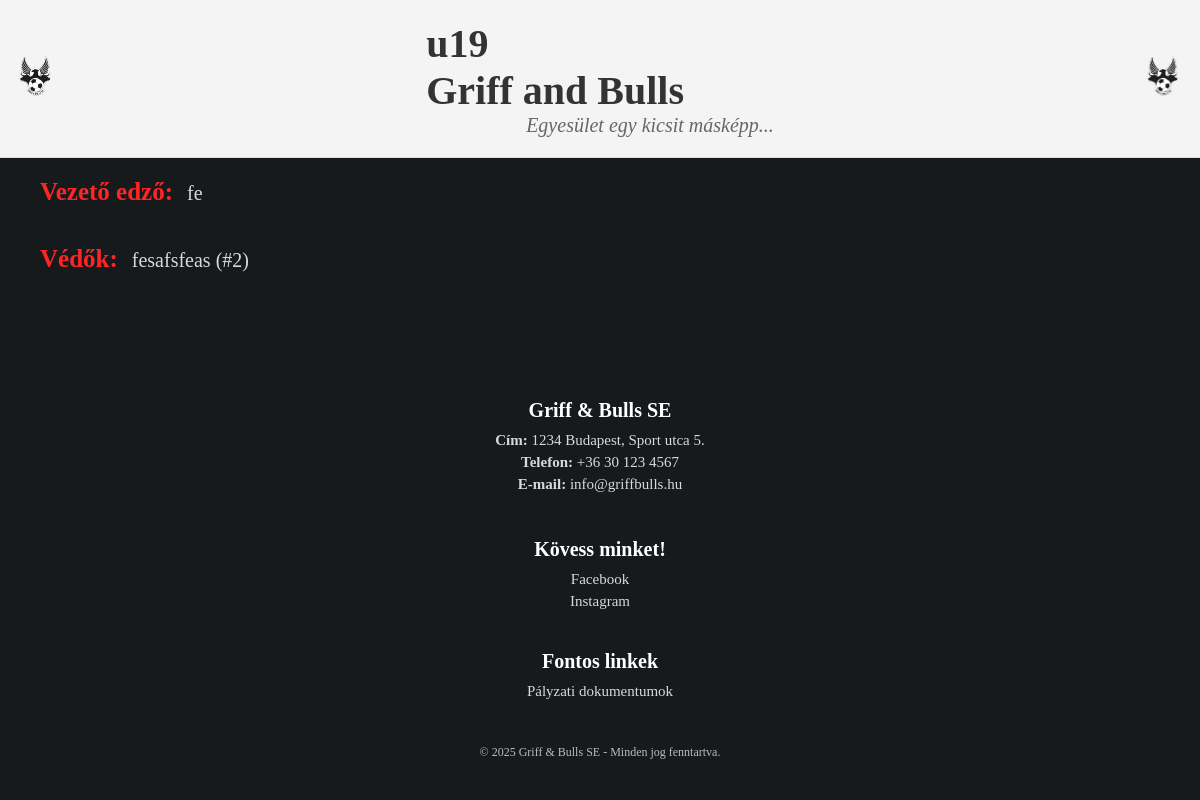
Screenshot of /csapatok/korosztaly/u19/ with the database file from the repository.
### hirek/models.py (models this page shows, shortened)
class Korosztaly(models.Model):
    nev = models.CharField(max_length=250, unique=True)
    slug = models.SlugField(max_length=50, unique=True)
    vezeto_edzo = models.CharField(max_length=250)
    asszisztens_edzo = models.CharField(max_length=250, blank=True)
    banner_kep = models.ImageField(upload_to='korosztaly_banner/', blank=True, null=True)
    class Meta:
        verbose_name = "Korosztaly"
        verbose_name_plural = "Korosztalyok"
    def __str__(self):
        return self.nev

class Jatekos(models.Model):
    POSZT_CHOICES = [
        ('K', 'Kapus'),
        ('V', 'Védő'),
        ('KP', 'Középpályás'),
        ('T', 'Támadó'),
    ]
    nev = models.CharField(max_length=250)
    korosztaly = models.ForeignKey(Korosztaly, on_delete=models.CASCADE, related_name='jatekosok')
    poszt = models.CharField(max_length=2, choices=POSZT_CHOICES)
    mezszam = models.PositiveSmallIntegerField(blank=True, null=True)
    class Meta:
        verbose_name = "Jatekos"
        verbose_name_plural = "Jatekosok"

### hirek/views.py (the view)
# urls.py: path("csapatok/korosztaly/<slug:korosztaly_slug>/", korosztaly, name='korosztaly'),
def korosztaly(request, korosztaly_slug: str):
    korosztaly = get_object_or_404(Korosztaly, slug=korosztaly_slug)
    jatekosok = korosztaly.jatekosok.all()
    posztok = {
        'Kapusok': jatekosok.filter(poszt='K'),
        'Védők': jatekosok.filter(poszt='V'),
        'Középpályások': jatekosok.filter(poszt='KP'),
        'Támadók': jatekosok.filter(poszt='T'),
    }
    context = {
        'korosztaly': korosztaly,
        'posztok': posztok,
    }
    return render(request, "hirek/korosztaly.html", context)

### hirek/templates/hirek/korosztaly.html (shortened to what this page needs)
{% load static %}
<!DOCTYPE html>
<html lang="en">
  <head>
    <link rel="stylesheet" href="{% static 'hirek/style_csapatok.css' %}" />
    <link rel="stylesheet" href="{% static 'hirek/footer.css' %}" />
  </head>
  <body>
    <header>
    <img class="gab_feher_bal" src="{% static 'hirek/gab_feher.png' %}" alt="GAB Fehér">
      <div class="header-text">
        <h1>{{ korosztaly }}</h1>
        <h1>Griff and Bulls</h1>
        <p>Egyesület egy kicsit másképp...</p>
      </div>
    <img class="gab_feher_jobb" src="{% static 'hirek/gab_feher.png' %}" alt="GAB Fehér">
    </header>
    <nav>
      <ul>
        <li><a href="{% url 'fooldal' %}">Vissza a főoldalra</a></li>
        <li><a href="{% url 'csapatok' %}">Többi csapat</a></li>
      </ul>
    </nav>
    <main class="csapatok-container">
      <div class="edzok-section">
        <h2>Vezető edző:</h2>
        <p>{{ korosztaly.vezeto_edzo }}</p>
      </div>
      {% for poszt, jatekos_lista in posztok.items %}
        {% if jatekos_lista %}
          <div class="poszt-section">
            <h2 class="poszt">{{ poszt }}:</h2>
            <p>
              {% for jatekos in jatekos_lista %}
                {{ jatekos.nev }}{% if jatekos.mezszam %} (#{{ jatekos.mezszam }}){% endif %}{% if not forloop.last %}, {% endif %}
              {% endfor %}
            </p>
          </div>
        {% endif %}
      {% endfor %}
    </main>
    <footer>
      <div class="footer-container">
        <div class="footer-info">
          <h3>Griff & Bulls SE</h3>
          <p><strong>Cím:</strong> 1234 Budapest, Sport utca 5.</p>
          <p><strong>Telefon:</strong> +36 30 123 4567</p>
          <p><strong>E-mail:</strong> info@griffbulls.hu</p>
        </div>
        <section class="footer_kapcsolat," id="kapcsolat">
          <div class="footer-socials">
            <h3>Kövess minket!</h3>
            <a
              href="https://www.facebook.com/p/Griff-Bulls-SE-100057331514748/"
              target="_blank"
              >Facebook</a
            >
            <a
              href="https://www.instagram.com/griff_and_bulls_se?utm_source=ig_web_button_share_sheet&igsh=ZDNlZDc0MzIxNw=="
              target="_blank"
              >Instagram</a
            >
          </div>
        </section>
        <div class="footer-links">
          <h3>Fontos linkek</h3>
          <a href="palyazat.html">Pályzati dokumentumok</a>
        </div>
      </div>
      <p class="footer-copy">
        © 2025 Griff & Bulls SE - Minden jog fenntartva.
      </p>
    </footer>
  </body>
</html>

### hirek/static/hirek/style_csapatok.css (style rules this page uses)
* { margin: 0; padding: 0; box-sizing: border-box; }
header { display: flex; align-items: center; justify-content: center; background-color: #f4f4f4; padding: 20px; border-bottom: 1px solid #ddd; position: fixed; top: 0; left: 0; width: 100%; z-index: 1000; transition: all 0.3s ease; }
body { padding-top: 80px; }
body { padding-top: 100px; background-color: #161a1d; }
header img { height: 60px; margin: 0 10px; }
header h1 { font-size: 40px; color: #333; margin: 0; }
header p { font-size: 20px; color: #666; font-style: italic; padding-left: 100px; }
.gab_feher_bal, .gab_feher_jobb { position: absolute; height: 60px; margin-left: 15px; margin-right: 15px; }
.gab_feher_bal { left: 0; }
.gab_feher_jobb { right: 0; }
main.csapatok-container { padding-top: 10px; padding-left: 40px; margin: 0; text-align: left; }
.edzok-section { margin-bottom: 30px; }
.poszt-section { margin-bottom: 15px; }
.edzok-section, .poszt-section { text-align: left; }
.edzok-section h2, .poszt-section h2 { font-size: 25px; color: rgb(255, 37, 37); margin-bottom: 8px; display: inline-block; margin-right: 10px; }
.edzok-section p, .poszt-section p { font-size: 20px; color: #D9D9D9; line-height: 1.6; text-align: left; margin: 0; display: inline-block; }
.poszt { color: #FF6B6B; }
nav { margin-top: 10px; background-color: #161A1D; padding: 10px 40px; }
nav ul { list-style-type: none; margin: 0; padding: 0; display: flex; justify-content: flex-start; gap: 20px; }
nav ul li a { color: whitesmoke; text-decoration: none; font-size: 18px; transition: color 0.2s ease; background-color: darkred; padding: 8px 16px; border-radius: 20px; display: inline-block; }

### hirek/static/hirek/footer.css (style rules this page uses)
footer { padding: 20px 0; padding-top: 100px; background-color: #161a1d; color: white; text-align: center; border-top: 3px solid #161a1d; }
.footer-container { display: flex; justify-content: space-around; flex-wrap: wrap; max-width: 80%; margin: 0 auto; gap: 20px; }
.footer-info, .footer-socials, .footer-links { flex: 1; min-width: 200px; }
.footer-info h3, .footer-socials h3, .footer-links h3 { font-size: 20px; margin-bottom: 10px; }
.footer-info p, .footer-socials a, .footer-links a { font-size: 15px; color: #d9d9d9; text-decoration: none; display: block; margin: 5px 0; }
.footer-copy { margin-top: 20px; font-size: 12px; opacity: 0.7; }
@media (max-width: 1200px) { .footer-container { flex-direction: column; text-align: center; } }
@media (max-width: 1200px) { .footer-info, .footer-socials, .footer-links { margin-bottom: 20px; } }

### rows the page displays
Korosztaly: nev "u19", vezeto_edzo "fe"
Jatekos: nev "fesafsfeas", mezszam "2"

### other values shown
{{ poszt }} "Védők"
